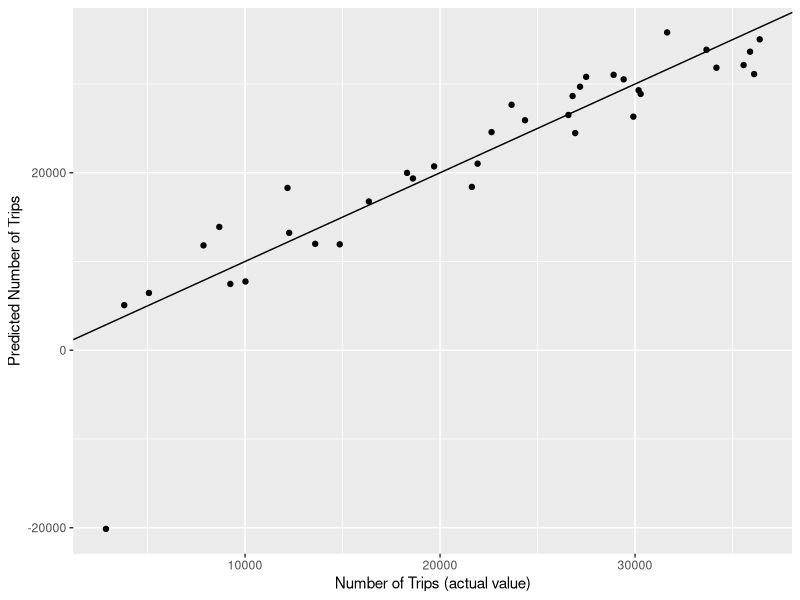

This chart was generated by the following R code:
## ---- chunk 1
library(tidyverse)
library(modelr)
library(lubridate)
## ---- chunk 2
trips_per_day <-
    read_tsv("trips_per_day.tsv")
## ---- chunk 3
set.seed(42)

num_days <- nrow(trips_per_day)
frac_train <- 0.9
num_train <- floor(num_days * frac_train)

# randomly sample rows for the training set 
ndx <- sample(1:num_days, num_train, replace=F)

# used to fit the model
trips_per_day_train <- trips_per_day[ndx, ]

# used to evaluate the fit
trips_per_day_validate <- trips_per_day[-ndx, ]
## ---- chunk 4
# TODO: fit a linear model using poly(tmin, degree) on training data
# TODO: try different polynomial degrees and evaluate RMSE on validation data
K <- 1:8
train_err_1 <- c()
validate_err_1 <- c()
model1 <- lm(num_trips ~ poly(tmin, degree = 1), data=trips_per_day_train)

for (k in K) {
  
    # fit on the training data
    model <- lm(num_trips ~ poly(tmin, k, raw = T), data=trips_per_day_train)
    
    # evaluate on the training data
    train_err_1[k] <- sqrt(mean((predict(model, trips_per_day_train) - trips_per_day_train$num_trips)^2))

    # evaluate on the validate data
    validate_err_1[k] <- sqrt(mean((predict(model, trips_per_day_validate) - trips_per_day_validate$num_trips)^2))
}
## ---- chunk 5
# Taking the effects of snow into account
model2 <- lm(num_trips ~ poly(tmin, degree = 1) + snow, data=trips_per_day_train)
validate_err_2 <- sqrt(mean((predict(model2, trips_per_day_validate) - trips_per_day_validate$num_trips)^2))

# Taking the effects of snow and precipitation into account
model3 <- lm(num_trips ~ poly(tmin, degree = 1) + snow + prcp, data=trips_per_day_train)
validate_err_3 <- sqrt(mean((predict(model3, trips_per_day_validate) - trips_per_day_validate$num_trips)^2))

# Taking the effects of snow, snow depth, and precipitation into account
model4 <- lm(num_trips ~ poly(tmin, degree = 1) + snow + snwd + prcp, data=trips_per_day_train)
validate_err_4 <- sqrt(mean((predict(model4, trips_per_day_validate) - trips_per_day_validate$num_trips)^2))

# Taking the effects of snow depth, precipitation, and whether it's a weekend into account
trips_per_day_train <- 
    trips_per_day_train %>%
    mutate(weekend = (wday(ymd, week_start = 7) == 1 | wday(ymd) == 6 | wday(ymd) == 7))

trips_per_day_validate <- 
    trips_per_day_validate %>%
    mutate(weekend = (wday(ymd, week_start = 7) == 1 | wday(ymd) == 6 | wday(ymd) == 7))

model5 <- lm(num_trips ~ poly(tmin, degree = 1) + snow + prcp + weekend, data=trips_per_day_train)
validate_err_5 <- sqrt(mean((predict(model5, trips_per_day_validate) - trips_per_day_validate$num_trips)^2))

# Taking the effects of snow depth, precipitation, temp min and max, and whether it's a weekend into account
model6 <- lm(num_trips ~ poly(tmin, degree = 1) + snow + prcp + weekend + tmax, data=trips_per_day_train)
validate_err_6 <- sqrt(mean((predict(model6, trips_per_day_validate) - trips_per_day_validate$num_trips)^2))

model7 <- lm(num_trips ~ poly(tmin, degree = 1) + (snow * prcp) + weekend + tmax, data=trips_per_day_train)
validate_err_7 <- sqrt(mean((predict(model7, trips_per_day_validate) - trips_per_day_validate$num_trips)^2))

trips_per_day_train <- 
    trips_per_day_train %>%
    mutate(month = mday(ymd))

trips_per_day_validate <- 
    trips_per_day_validate %>%
    mutate(month = mday(ymd))

model8 <- lm(num_trips ~ poly(tmin, degree = 1) + snow + prcp + weekend + tmax + month, data=trips_per_day_train)
validate_err_8 <- sqrt(mean((predict(model8, trips_per_day_validate) - trips_per_day_validate$num_trips)^2))

## ---- chunk 6
K <- 1:8
models <- c("num_trips ~ poly(tmin, degree = ",
    "num_trips ~ snow + poly(tmin, degree = ",
    "num_trips ~ snow + prcp + poly(tmin, degree = ",
    "num_trips ~ snow + snwd + prcp + poly(tmin, degree = ",
    "num_trips ~ snow + prcp + weekend + poly(tmin, degree = ",
    "num_trips ~ snow + prcp + weekend + tmax + poly(tmin, degree = ",
    "num_trips ~ (snow * prcp) + weekend + tmax + poly(tmin, degree = ",
    "num_trips ~ snow + prcp + month + weekend + tmax + poly(tmin, degree = ")

train_err <- matrix(nrow = 8, ncol = 8)
validate_err <- matrix(nrow = 8, ncol = 8)

for (m in 1:8) {
    for (k in K) {
    
        # fit on the training data
        model <- lm(as.formula(paste(models[m], k, ")")), trips_per_day_train)
        
        # evaluate on the training data
        train_err[m, k] <- sqrt(mean((predict(model, trips_per_day_train) - trips_per_day_train$num_trips)^2))

        # evaluate on the validate data
        validate_err[m, k] <- sqrt(mean((predict(model, trips_per_day_validate) - trips_per_day_validate$num_trips)^2))
    }
}
## ---- chunk 7
final_model <- lm(num_trips ~ poly(tmin, degree = 4) + snow + prcp + weekend + tmax + month, data=trips_per_day_train)

results <- ggplot(trips_per_day_validate, aes(x = num_trips, y = predict(final_model, trips_per_day_validate))) +
    geom_point() +
    geom_abline(na.rm =TRUE) +
    xlab("Number of Trips (actual value)") +
    ylab("Predicted Number of Trips")
## ---- chunk 8
save(final_model, file = ".RData")
ggsave("C:\\Users\\chana\\Documents\\coursework\\week3\\predict_citibike_results.png", results)
## ---- chunk 9
# TODO: load your saved model and predict on trips_test
# TODO: compute RMSE on test set
# TODO: how do you think this model will perform on future data?
